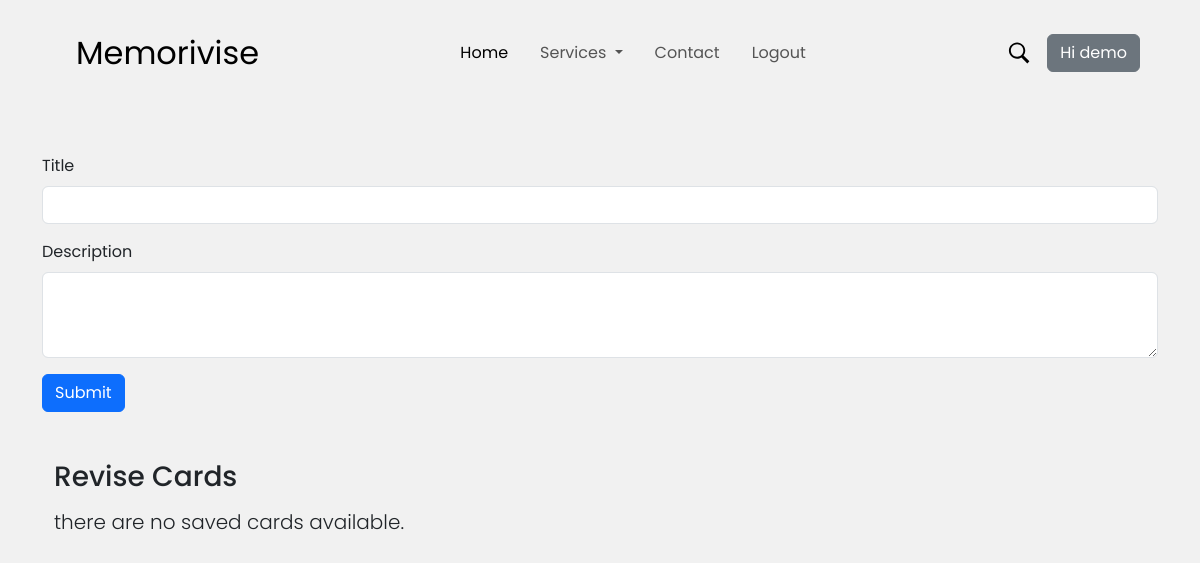
/revise (signed in), run on an earlier commit of the app's database.
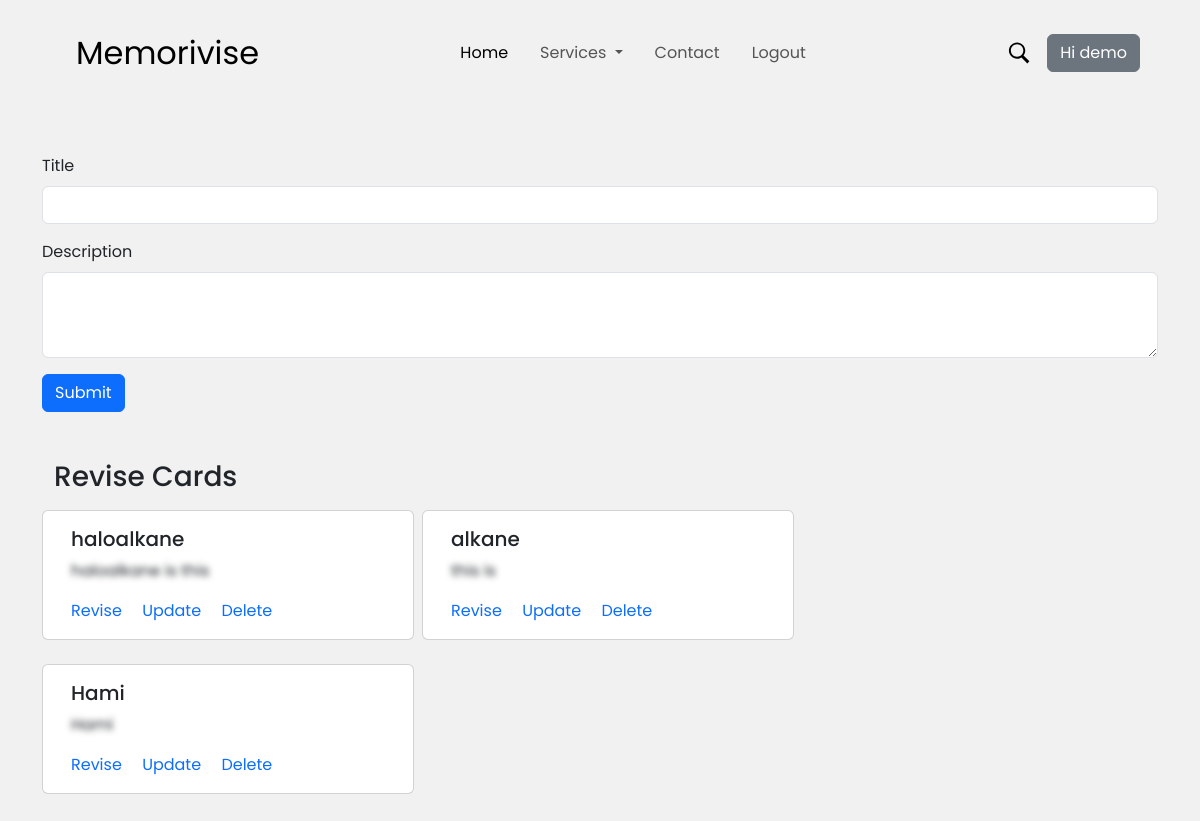
And on a later commit of the database.
### memorivise/models.py (models this page shows, shortened)
class User(db.Model, UserMixin):
    id = db.Column(db.Integer, primary_key=True)
    email = db.Column(db.String(200), unique=True)
    username = db.Column(db.String(200), unique=True)
    password = db.Column(db.String(200))
    revise = db.relationship('Revise')

class Revise(db.Model):
    id = db.Column(db.Integer, primary_key=True)
    title = db.Column(db.String(200), nullable=False)
    description = db.Column(db.String(500), nullable=False)
    date = db.Column(db.DateTime, default=datetime.utcnow)
    user_id = db.Column(db.Integer, db.ForeignKey('user.id'))

### memorivise/views.py (the view)
@views.route("/revise", methods=['POST', 'GET'])
@login_required
def revise():
    if request.method == 'POST':
        revise_title = request.form['title']
        revise_description = request.form['description']
        new_revise = Revise(title=revise_title, description=revise_description)
        try:
            db.session.add(new_revise)
            db.session.commit()
            return redirect('/revise')
        except:
            return "there was some problem adding the content."
    else:
        revisions = Revise.query.order_by(Revise.date).all()
        return render_template('revise.html', revisions=revisions, user=current_user)

### memorivise/__init__.py (called while the page is built)
def app():
    app = Flask(__name__)
    app.config['SECRET_KEY'] = "noidea"
    app.config["SQLALCHEMY_DATABASE_URI"] = f"sqlite:///{DB_NAME}"
    db.init_app(app)
    from .views import views
    from .auth import auth
    app.register_blueprint(views, url_prefix="/")
    app.register_blueprint(auth, url_prefix="/")
    from .models import Revise, User
    with app.app_context():
        db.create_all()
    login_manager = LoginManager()
    login_manager.login_view = "auth.login"
    login_manager.init_app(app)
    @login_manager.user_loader
    def load_user(id):
        return User.query.get(int(id))
    return app

### memorivise/templates/revise.html (shortened to what this page needs)
{% extends 'base.html' %}  {% block body %}
<div class="container">
  <form class="mt-5" method="POST" action="/revise">
    <div class="mb-3">
      <label for="title" class="form-label">Title</label>
      <input
        type="text"
        class="form-control"
        name="title"
        id="title"
        aria-describedby=""
        autocomplete="off"
      />
    </div>
    <div class="mb-3">
      <label for="decsription" class="form-label">Description</label>
      <textarea
        class="form-control"
        name="description"
        id="description"
        rows="3"
      ></textarea>
    </div>
    <button type="submit" id="submit" class="btn btn-primary">Submit</button>
  </form>
  <div class="revive-card-container my-5 container">
    <h3>Revise Cards</h3>
    <div class="revise-cards mt-3">
      <div class="row card-row d-flex">
        {% if revisions|length < 1 %}
        <h6 class="lead">there are no saved cards available.</h6>
        {% else%} {% for revision in revisions %}
        <div class="card me-2 mb-4 col-lg-4">
          <div class="card-body">
            <h5 class="card-title">{{ revision.title }}</h5>
            <p class="card-text card-desc" style="filter: blur(3px)">
              {{ revision.description }}
            </p>
            <a
              class="card-link"
              id="revise_test"
              data-bs-toggle="modal"
              data-bs-target="#exampleModal"
              data-toggle="modal"
              data-target="#exampleModal"
              style="cursor:pointer"
              >Revise</a
            >
            <a href="revise/update/{{revision.id}}" class="card-link">Update</a>
            <a href="revise/delete/{{revision.id}}" class="card-link">Delete</a>
          </div>
        </div>
        {% endfor %} {% endif %}
      </div>
    </div>
  </div>
</div>
{% endblock %}

### memorivise/templates/base.html (shortened to what this page needs)
<!DOCTYPE html>
<html lang="en">
  <head>
    <link
      href="https://cdn.jsdelivr.net/npm/bootstrap@5.3.0-alpha1/dist/css/bootstrap.min.css"
      rel="stylesheet"
    />
    <link rel="stylesheet" href="../static/css/style.css" />
  </head>
  <body>
    <header>
    <nav class="navbar navbar-expand-lg px-5 py-4">
      <div class="container-fluid d-flex justify-content-between">
        <a class="navbar-brand mx-3 fs-2" href="/"> Memorivise </a>
        <div class="collapse navbar-collapse" id="navbarSupportedContent">
          {% if user.is_authenticated %}
          <ul class="navbar-nav mx-auto mb-2 mb-lg-0">
            <li class="nav-item me-3">
              <a class="nav-link active" aria-current="page" href="/">Home</a>
            </li>
            <li class="nav-item me-3 dropdown">
              <a
                class="nav-link dropdown-toggle"
                href="#"
                role="button"
                data-bs-toggle="dropdown"
                aria-expanded="false"
              >
                Services
              </a>
            </li>
            <li class="nav-item me-3">
              <a class="nav-link" href="/contact">Contact</a>
            </li>
            <li class="nav-item me-3">
              <a class="nav-link" href="/logout">Logout</a>
            </li>
          </ul>
          <div class="search-icon" id="search-icon">
          </div>
          <div id="user_name" class="ms-3">
            <button class="btn btn-secondary">Hi {{ user.username }}</button>
          </div>
          {% endif %}
        </div>
      </div>
   </nav>
  </header>
    {% block body %} {%
    endblock %}
  </body>
</html>

### memorivise/static/css/style.css (style rules this page uses)
* { padding: 0; margin: 0; box-sizing: border-box; font-family: "Poppins", sans-serif; }
body { background-color: #f1f1f1; }
a { text-decoration: none; }

What changed in the data, as far as the page shows it:
added Revise: title "haloalkane", description "haloalkane is this"
added Revise: title "alkane", description "this is"
added Revise: title "Hami", description "Hami"
Also different on the page:
text no longer shown: "there are no saved cards available."
